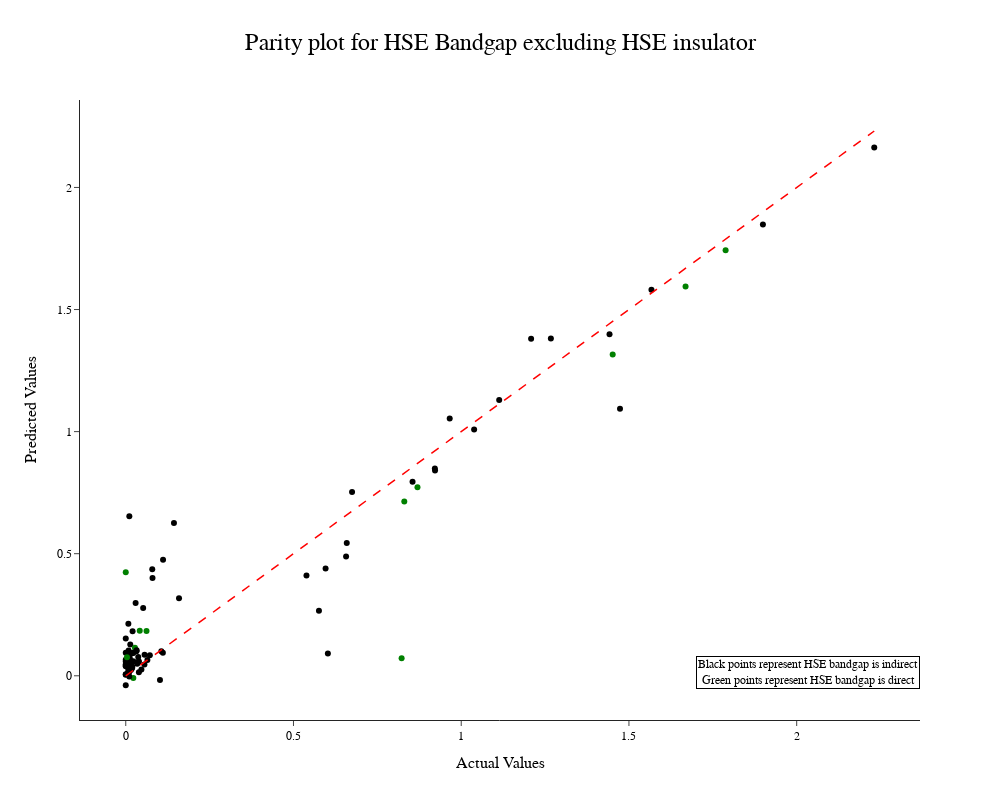

The code cell stored with this chart in its notebook:
### Markdown cell above
### Parity plot for HSE Bandgap excluding HSE insulator

### Code cell
import plotly.graph_objects as go

# Predict on training and test sets
y__train_pred = xgb__reg.predict(X__train)
y__test_pred = xgb__reg.predict(X__test)


# Create a parity plot for test set
test_set_df = pd.DataFrame({'y_test': y__test, 'y_test_pred': y__test_pred})

# Merge the DataFrame with the main DataFrame 'df' to get 'hse_direct' values
test_set_df = pd.merge(test_set_df, df[['HSE_direct']], left_index=True, right_index=True, how='left')

parity_test_fig = go.Figure()

# Create a color list based on pbe_direct values
colors = []

for index, row in test_set_df.iterrows():
    hse_direct_val = row['HSE_direct']
    if pd.isna(pbe_direct_val):
        colors.append('red')
    elif hse_direct_val == 1:
        colors.append('green')
    else:
        colors.append('black')

parity_test_fig.add_trace(go.Scatter(
    x=test_set_df['y_test'],
    y=test_set_df['y_test_pred'],
    mode='markers',
    name='Test Set',
    marker=dict(size=6, color=colors)
))

parity_test_fig.add_trace(go.Scatter(
    x=[min(test_set_df['y_test']), max(test_set_df['y_test'])],
    y=[min(test_set_df['y_test']), max(test_set_df['y_test'])],
    mode='lines',
    name='Ideal Prediction',
    line=dict(dash='dash', color='red', width=1.5)
))

# Add custom legend entry
parity_test_fig.add_trace(go.Scatter(
    x=[],
    y=[],
    mode='markers',
    marker=dict(size=10, color='green'),
    name='PBE direct'
))

parity_test_fig.add_trace(go.Scatter(
    x=[],
    y=[],
    mode='markers',
    marker=dict(size=10, color='black'),
    name='PBE indirect'
))

parity_test_fig.update_layout(
    template='simple_white',  
    title='Parity plot for HSE Bandgap excluding HSE insulator',
    xaxis_title='Actual Values',
    yaxis_title='Predicted Values',
    font_family="Courier New",
    font_color="black",
    title_font_family="Arial",
    title_font_color="black",
    title_x = 0.5,
    title_font_size = 24,
    legend_title_font_color="green",
    xaxis_title_font_family = "arial",
    yaxis_title_font_family = "arial",
    xaxis_title_font_size = 16,
    yaxis_title_font_size = 16,
    showlegend=False,  
    width=1000,  
    height=800,
)

textt = "Black points represent HSE bandgap is indirect<br>Green points represent HSE bandgap is direct"

parity_test_fig.add_annotation(
    text=textt,  
    x= 1,  
    y= 0.05,  
    xref="paper",  
    yref="paper",  
    showarrow=False, 
    font=dict(family="Arial", size=12, color="black"),  
    bgcolor="rgba(255, 255, 255, 0.7)",  
    bordercolor="black",  
    borderwidth=1,  
)

config = {
    'toImageButtonOptions': {
        'format': 'png',  # one of png, svg, jpeg, webp
        'filename': 'custom_image',
        'height': 500,
        'width': 700,
        'scale': 6  # Multiply title/legend/axis/canvas sizes by this factor
    }
}

parity_test_fig.show(config=config)

### Figure 1 — Plotly figure (JSON) as saved in the notebook; plotly's stock layout.template omitted (floating-point values rounded to 4 significant figures)
{"data": [{"marker": {"color": ["black", "black", "black", "black", "black", "black", "black", "black", "black", "green", "black", "black", "green", "black", "black", "black", "black", "black", "green", "black", "black", "black", "black", "green", "green", "green", "black", "black", "black", "black", "black", "black", "black", "black", "black", "green", "black", "black", "green", "black", "black", "black", "black", "black", "black", "green", "black", "black", "black", "black", "black", "black", "black", "black", "black", "black", "black", "black", "black", "black", "black", "black", "black", "black", "black", "black", "green", "black", "black", "black", "black", "black", "black", "black", "black", "green", "black", "black", "black", "black", "black", "black", "black", "black", "black", "black", "black", "green", "black", "black", "black", "black"], "size": 6}, "mode": "markers", "name": "Test Set", "type": "scatter", "x": [0.0107, 0, 1.038, 0.0219, 0.0118, 0.022, 0.0196, 0.0718, 0.0168, 1.788, 0.106, 0.0135, 0.0619, 2.231, 0.5759, 0.1588, 0.0392, 0.0078, 1.669, 0, 1.267, 0.102, 0.9219, 0.0226, 0.8303, 0.8223, 0.0394, 0.0294, 0, 0.017, 0.0204, 0.0068, 0, 0.0557, 0.0519, 0.0274, 0.6025, 0.0165, 0.8696, 0.0109, 0.0104, 0.02, 0.8549, 0.0218, 0.0098, 1.452, 0.9657, 1.208, 0, 0.9214, 0.079, 1.567, 0.0155, 0.0798, 0.0166, 0.1106, 0.0134, 0, 0.005, 0.5957, 0, 0.0175, 1.113, 1.899, 0, 0.0645, 0.0417, 0.0467, 0.0028, 0.0331, 0.5387, 0.0068, 0.0561, 1.442, 0.1437, 0.0037, 0, 0.0188, 0.6746, 0.1112, 0, 0.6588, 0.0324, 0.0073, 0.0372, 0.0085, 0.0104, 0, 1.473, 0.0343, 0.6568, 0.0319], "y": [0.6538, 0.06594, 1.008, 0.05941, 0.07284, 0.0936, 0.03725, 0.08401, 0.04081, 1.743, 0.1, 0.128, 0.1831, 2.163, 0.2669, 0.3175, 0.01419, 0.213, 1.594, 0.0946, 1.381, -0.01772, 0.8403, -0.008993, 0.7141, 0.07169, 0.05894, 0.2983, 0.1529, 0.0361, 0.182, 0.08065, 0.04258, 0.04659, 0.2777, 0.1151, 0.09172, 0.0387, 0.7725, 0.06899, 0.06878, 0.05799, 0.795, 0.09437, 0.01394, 1.316, 1.054, 1.381, 0.05848, 0.8488, 0.4362, 1.581, 0.02338, 0.4005, 0.09158, 0.09459, 0.04688, -0.03876, 0.04611, 0.4395, 0.03935, 0.03216, 1.13, 1.848, 0.04681, 0.06502, 0.1846, 0.02601, 0.06873, 0.05567, 0.4108, 0.01411, 0.08648, 1.398, 0.6259, 0.07598, 0.004729, 0.03108, 0.7527, 0.4751, 0.006418, 0.5435, 0.1041, 0.03003, 0.07705, 0.1034, -0.002809, 0.4238, 1.093, 0.04949, 0.4888, 0.1007]}, {"line": {"color": "red", "dash": "dash", "width": 1.5}, "mode": "lines", "name": "Ideal Prediction", "type": "scatter", "x": [0, 2.231], "y": [0, 2.231]}, {"marker": {"color": "green", "size": 10}, "mode": "markers", "name": "PBE direct", "type": "scatter", "x": [], "y": []}, {"marker": {"color": "black", "size": 10}, "mode": "markers", "name": "PBE indirect", "type": "scatter", "x": [], "y": []}], "layout": {"annotations": [{"bgcolor": "rgba(255, 255, 255, 0.7)", "bordercolor": "black", "borderwidth": 1, "font": {"color": "black", "family": "Arial", "size": 12}, "showarrow": false, "text": "Black points represent HSE bandgap is indirect<br>Green points represent HSE bandgap is direct", "x": 1, "xref": "paper", "y": 0.05, "yref": "paper"}], "font": {"color": "black", "family": "Courier New"}, "height": 800, "legend": {"title": {"font": {"color": "green"}}}, "showlegend": false, "title": {"font": {"color": "black", "family": "Arial", "size": 24}, "text": "Parity plot for HSE Bandgap excluding HSE insulator", "x": 0.5}, "width": 1000, "xaxis": {"title": {"font": {"family": "arial", "size": 16}, "text": "Actual Values"}}, "yaxis": {"title": {"font": {"family": "arial", "size": 16}, "text": "Predicted Values"}}}}
